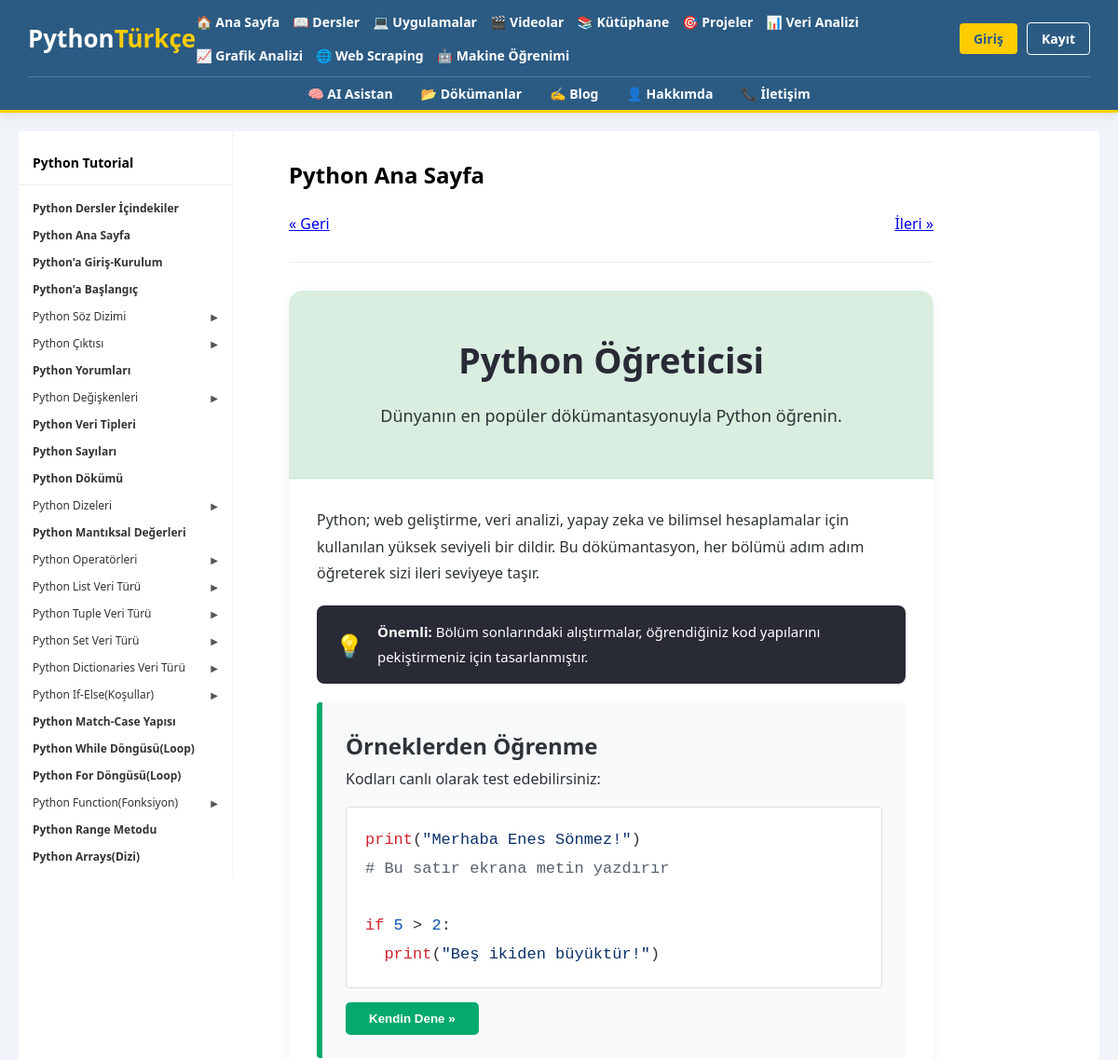
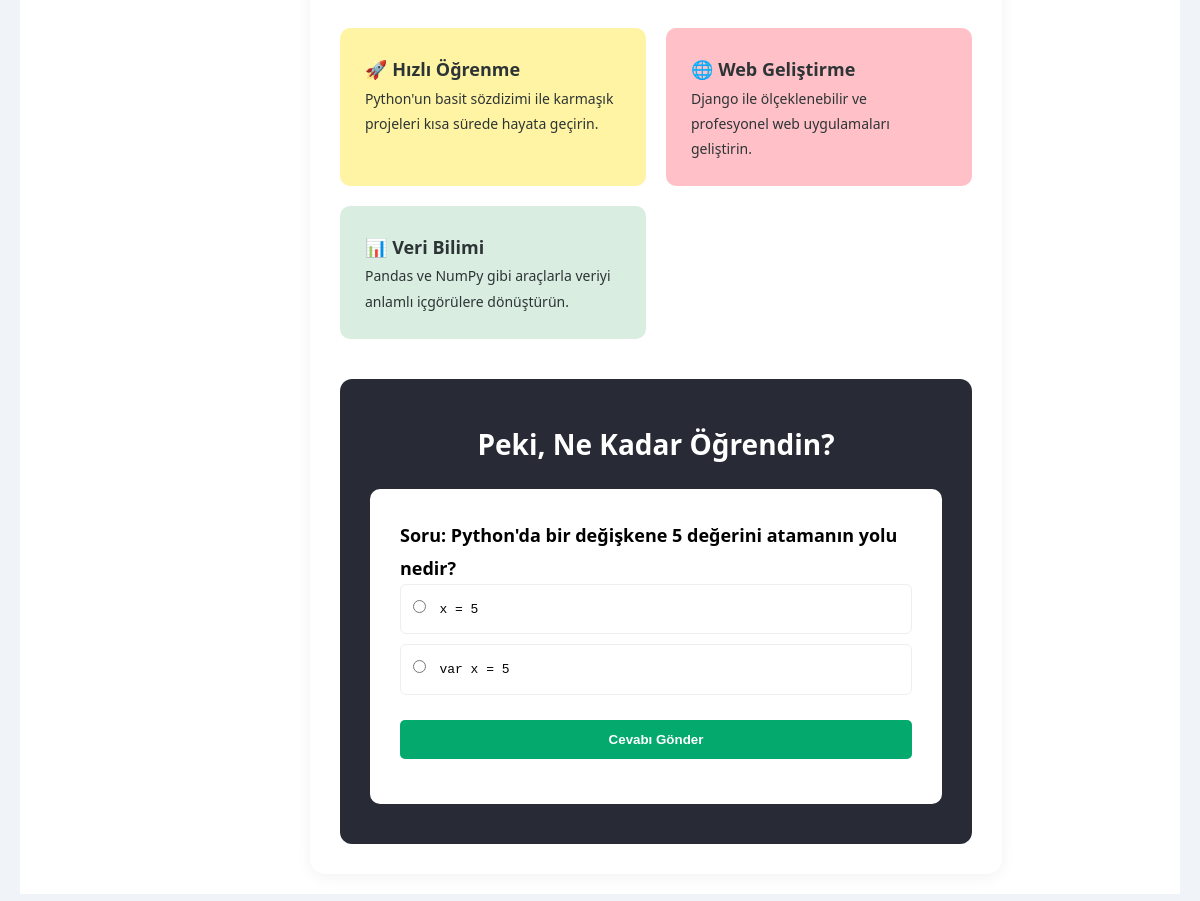
Page /dersler/python-ana-sayfa/ on the committed database (2 pictures, top to bottom).
### blog/models.py (models this page shows, shortened)
class Ders(models.Model):
    baslik = models.CharField(max_length=200)
    slug = models.SlugField(unique=True)
    icerik = models.TextField(default='')
    sira = models.IntegerField(default=0)
    parent = models.ForeignKey(
        'self',
        on_delete=models.SET_NULL,
        null=True,
        blank=True,
        related_name='alt_dersler',  # eski 'alt_basliklar' çakışmayı önledik
        verbose_name="Üst Başlık (Boş bırakılırsa ana başlıktır)"
    )
    class Meta:
        verbose_name_plural = "Dersler"
        ordering = ['sira']

### blog/views.py (the view)
# urls.py: path('dersler/<slug:slug>/', views.ders_detay, name='ders_detay'),
def ders_detay(request, slug):
    ders = get_object_or_404(Ders, slug=slug)
    alt_basliklar = ders.alt_basliklar.all().prefetch_related('alistirmalar').order_by('sira')
    tum_dersler = Ders.objects.filter(parent__isnull=True).prefetch_related('alt_basliklar').order_by('sira')
    if request.user.is_authenticated:
        tamamlanan = AltBaslikTamamlama.objects.filter(
            kullanici=request.user,
            alt_baslik__in=alt_basliklar,
            tamamlandi=True
        ).values_list('alt_baslik_id', flat=True)
    else:
        tamamlanan = []
    onceki_ders = Ders.objects.filter(sira__lt=ders.sira, parent__isnull=True).order_by('-sira').first()
    sonraki_ders = Ders.objects.filter(sira__gt=ders.sira, parent__isnull=True).order_by('sira').first()
    context = {
        'ders': ders,
        'alt_basliklar': alt_basliklar,
        'tamamlanan_alt_basliklar': list(tamamlanan),
        'tum_dersler': tum_dersler,
        'onceki_ders': onceki_ders,
        'sonraki_ders': sonraki_ders,
        'youtube_url': YOUTUBE_URL
    }
    return render(request, 'blog/ders_detay.html', context)

### blog/templates/blog/ders_detay.html (shortened to what this page needs)
{% extends 'blog/base.html' %}
{% block content %}
<div class="tutorial-container">
<nav class="tutorial-sidebar">
<div class="sidebar-title">Python Tutorial</div>
{% for d in tum_dersler %}
{% if d.alt_basliklar.all %}
<details class="sidebar-accordion" {% if d.slug == ders.slug %}open{% endif %}>
<summary onclick="goLesson(event,'{% url 'ders_detay' slug=d.slug %}')">
{{ d.baslik }}
<span class="acc-icon" onclick="toggleAccordion(event)" style="font-size:10px;color:#555;cursor:pointer;">
{% if d.slug == ders.slug %}▼{% else %}▶{% endif %}
</span>
</summary>
</details>
{% else %}
<a href="{% url 'ders_detay' slug=d.slug %}"
class="main-link {% if d.slug == ders.slug %}active-link{% endif %}"
onclick="showSection('main-content')">
{{ d.baslik }}
</a>
{% endif %}
{% endfor %}
</nav>
<main class="tutorial-content">
<div id="main-content" class="content-section active">
<h1 class="main-title">{{ ders.baslik }}</h1>
<div class="content-nav" style="margin:25px 0;">
{% if onceki_ders %}
<a href="{% url 'ders_detay' slug=onceki_ders.slug %}" class="btn-nav">« Geri</a>
{% endif %}
{% if sonraki_ders %}
<a href="{% url 'ders_detay' slug=sonraki_ders.slug %}" class="btn-nav" style="float:right;">İleri »</a>
{% endif %}
</div>
<hr style="border:0;border-bottom:1px solid #eee;margin:30px 0;">
{% if ders.icerik %}
<div class="main-lesson-content">
{{ ders.icerik|safe }}
</div>
{% endif %}
</div>
</main>
</div>
{% endblock %}

### blog/templates/blog/base.html (style rules this page uses)
* { margin:0;padding:0;box-sizing:border-box; }
body { font-family:'Segoe UI',Tahoma,sans-serif; background:#f0f4f8; }

### blog/templates/blog/ders_detay.html (style rules this page uses)
:root { --w3-green: #04AA6D; --w3-hover-gray: #e7e9eb; --sidebar-width: 230px; }
body, html { margin: 0; padding: 0; }
.tutorial-container { display: flex; min-height: 100vh; font-family: "Segoe UI", Arial, sans-serif; background-color: white; width: 100%; }
.tutorial-sidebar { width: var(--sidebar-width); min-width: var(--sidebar-width); background-color: #fff; height: 100vh; overflow-y: auto; position: sticky; top: 0; border-right: 1px solid #f1f1f1; padding-top: 10px; z-index: 10; }
.sidebar-title { padding: 14px 15px; font-size: 14px; font-weight: 600; color: #000; border-bottom: 1px solid #eee; margin-bottom: 10px; }
.sidebar-accordion { border: none; }
.sidebar-accordion summary { list-style: none; cursor: pointer; padding: 6px 15px; font-size: 14px; display: flex; justify-content: space-between; align-items: center; color: #333; }
.main-link { display: block; padding: 6px 15px; font-size: 14px; font-weight: 600; color: #333; text-decoration: none; }
.tutorial-content { flex: 1; padding: 20px 60px; width: 100%; max-width: 70%; box-sizing: border-box; overflow-x: hidden; }
.main-lesson-content, .sub-content { font-size: 13px !important; line-height: 1.5 !important; color: #000; }
.main-title { font-size: 24px !important; font-weight: 600; margin: 10px 0; }
.main-link, .sidebar-accordion summary { font-size: 12px !important; }
.content-section { display: none; }
.content-section.active { display: block; }

### rows in the picture
Ders: baslik "Python Dersler İçindekiler"
Ders: baslik "Python Ana Sayfa"
Ders: baslik "Python'a Giriş-Kurulum"
Ders: baslik "Python'a Başlangıç"
Ders: baslik "Python Söz Dizimi"
Ders: baslik "Python Çıktısı"
Ders: baslik "Python Yorumları"
Ders: baslik "Python Değişkenleri"
Ders: baslik "Python Veri Tipleri"
Ders: baslik "Python Sayıları"
Ders: baslik "Python Dökümü"
Ders: baslik "Python Dizeleri"
Ders: baslik "Python Mantıksal Değerleri"
Ders: baslik "Python Operatörleri"
Ders: baslik "Python List Veri Türü"
Ders: baslik "Python Tuple Veri Türü"
Ders: baslik "Python Set Veri Türü"
Ders: baslik "Python Dictionaries Veri Türü"
Ders: baslik "Python If-Else(Koşullar)"
Ders: baslik "Python Match-Case Yapısı"
Ders: baslik "Python While Döngüsü(Loop)"
Ders: baslik "Python For Döngüsü(Loop)"
Ders: baslik "Python Function(Fonksiyon)"
Ders: baslik "Python Range Metodu"
Ders: baslik "Python Arrays(Dizi)"
